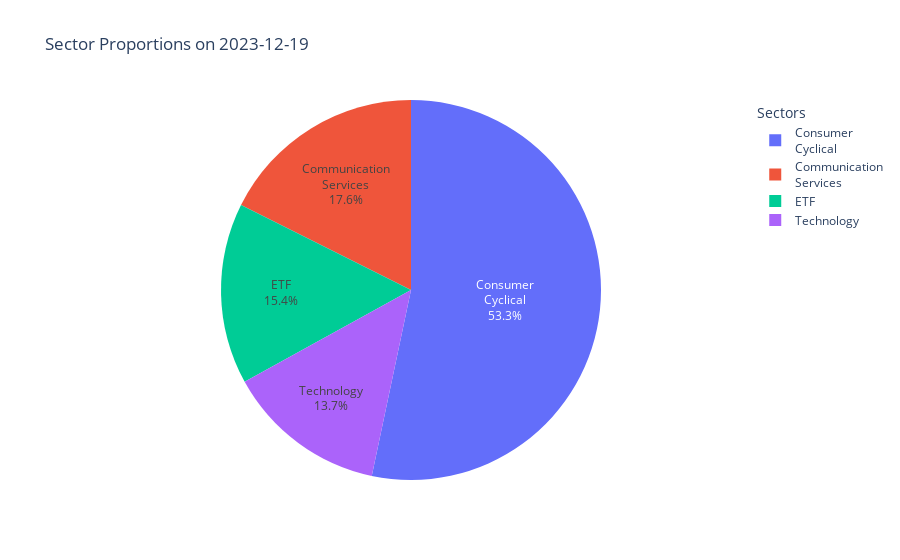

The notebook cell saved with this chart:
### Code cell
def plot_sector_proportions(portfolio_data, sectors, date=None, max_label_length=15):
    date = NOTEBOOK_DATE or date or max(portfolio_data.keys())
    if date not in portfolio_data:
        raise ValueError(f"No data available for date: {date}")

    holdings = portfolio_data[date]['holdings']
    sector_values = defaultdict(float)
    total_value = 0

    for symbol, data in holdings.items():
        sector = sectors.get(symbol, 'ETF')
        market_value = float(data['market_value'])
        sector_values[sector] += market_value
        total_value += market_value

    labels = list(sector_values.keys())
    sizes = list(sector_values.values())
    percentages = [value / total_value * 100 for value in sizes]

    # Wrap long labels
    wrapped_labels = [wrap_label(label, max_label_length) for label in labels]

    hover_text = [f"{sector}<br>${value:,.2f}<br>{percentage:.2f}%"
                  for sector, value, percentage in zip(labels, sizes, percentages)]

    fig = go.Figure(data=[go.Pie(
        labels=wrapped_labels,
        values=sizes,
        text=[f'${value:,.2f}' for value in sizes],
        hovertext=hover_text,
        hoverinfo='text',
        textinfo='label+percent'
    )])

    fig.update_layout(
        title=f'Sector Proportions on {date}',
        showlegend=True,
        legend=dict(title="Sectors")
    )

    return fig


def wrap_label(label, max_length):
    if len(label) <= max_length:
        return label

    # Find the last space before max_length
    split_index = label.rfind(' ', 0, max_length)
    if split_index == -1:  # If no space found, split at max_length
        split_index = max_length

    return f"{label[:split_index]}<br>{label[split_index:].strip()}"

# Example usage:
# plot_sector_proportions(portfolio_data, sectors, date="2024-04-10")
plot_sector_proportions(portfolio_data, sectors)

### Figure 1 — Plotly figure (JSON) as saved in the notebook; plotly's stock layout.template omitted (floating-point values rounded to 4 significant figures)
{"data": [{"hoverinfo": "text", "hovertext": ["ETF<br>$2,228.54<br>15.40%", "Consumer Cyclical<br>$7,716.60<br>53.31%", "Technology<br>$1,977.57<br>13.66%", "Communication Services<br>$2,551.54<br>17.63%"], "labels": ["ETF", "Consumer<br>Cyclical", "Technology", "Communication<br>Services"], "text": ["$2,228.54", "$7,716.60", "$1,977.57", "$2,551.54"], "textinfo": "label+percent", "type": "pie", "values": [2229.0, 7717.0, 1978.0, 2552.0]}], "layout": {"legend": {"title": {"text": "Sectors"}}, "showlegend": true, "title": {"text": "Sector Proportions on 2023-12-19"}}}
